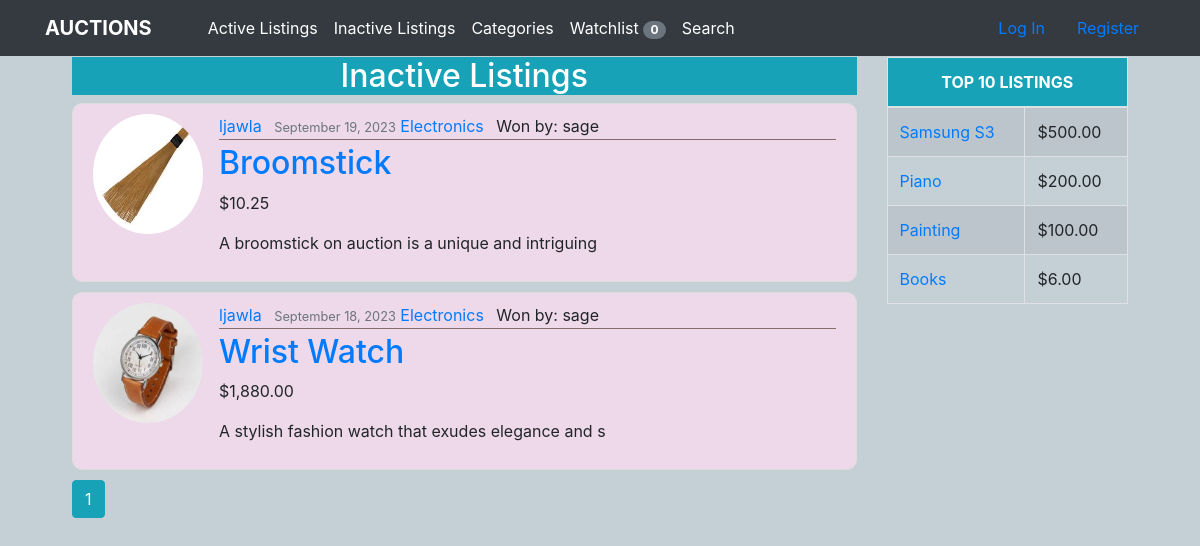
The page /inactive_listings on the database its author committed.
### auctions/models.py (models this page shows, shortened)
class Listing(models.Model):
    listed_by = models.ForeignKey(User, on_delete=models.CASCADE)
    title = models.CharField(max_length=64)
    price = models.FloatField()
    category = models.ForeignKey(Category, null=True, blank=True, on_delete=models.CASCADE)
    description = models.TextField()
    image = models.ImageField(default='auction_pics/default.png', upload_to='auction_pics')
    date_created = models.DateField(default=timezone.now)
    current_bidder = models.ForeignKey(User, null=True, blank=True, on_delete=models.CASCADE, related_name="current_bidder")
    active = models.BooleanField(default=True)
    likes = models.ManyToManyField(User, related_name="listings", blank=True)

class User(AbstractUser):
    image = models.ImageField(default='profile_pics/default.jpg', upload_to='profile_pics')
    def __str__(self):
        return (self.username)

class Category(models.Model):
    class Meta:
        verbose_name_plural = 'Categories'
    added_by = models.ForeignKey(User, null=True, blank=True, on_delete=models.CASCADE)
    name = models.CharField(max_length=64)
    def __str__(self):
        return self.name

### auctions/views.py (the view)
# urls.py: path("inactive_listings", views.inactive_listings, name="inactive_listings"),
def inactive_listings(request):
    listings = Listing.objects.all().filter(
        active=False
    ).order_by('-date_created')
    if request.user.is_authenticated:
        watch_list_total = WatchList.objects.filter(
            watched_by=request.user
        ).count()
    else:
        watch_list_total = 0
    top_listings = Listing.objects.all().filter(
        active=True
    ).order_by('-price')[:10]
    listings = Paginator(listings, 10)
    page = request.GET.get('page')
    try:
        listings = listings.page(page)
    except:
        listings = listings.page(1)
    if request.method == 'POST':
        ...
    return render(request, "auctions/inactive_listings.html", {
        'listings': listings, 'top_listings': top_listings,
        'watch_list_total':watch_list_total
    })

### auctions/templates/auctions/inactive_listings.html (shortened to what this page needs)
{% extends "auctions/layout.html" %}
{% load static %}
{% load crispy_forms_tags %}
{% load humanize %}
{% block body %}
<div class="row">
    <div class="col-md-12">
        <h2 class="text-center bg-info text-white">Inactive Listings</h2>
    </div>
</div>
<div class="row">
  <div class="col-md-12">
    {% for listing in listings %}
            <article class="media content-section">
                <img class="rounded-circle listing-img" src="{{ listing.image.url }}" alt="image">
                  <div class="media-body">
                    <div class="article-metadata">
                      <a class="mr-2" href="#">{{ listing.listed_by }}</a>
                      <small class="text-muted">{{ listing.date_created|date:"F d, Y" }}</small>
                      <a class="mr-2" href="{% url 'listing_by_category' listing.category.name %}">{{ listing.category }}</a>
                      <a class="mr-2">Won by: {{ listing.current_bidder }}</a>
                    </div>
                    <h2><a class="article-title" href="{% url 'listing_detail_view' listing.pk %}">{{ listing.title }}</a></h2>
                    <p class="article-content">${{ listing.price|floatformat:2|intcomma }}</p>
                    <p class="article-content">{{ listing.description|safe|slice:50 }}</p>
                  </div>
              </article>
    {% endfor %}
  </div>
  <div class="col-md-12">
    {% for num in listings.paginator.page_range %}
    {% if listings.number == num %}
      <a class="btn btn-info mb-4" href="{% url 'inactive_listings' %}?page={{ num }}">{{ num }}</a>
    {% elif num > listings.number|add:'-3' and num < listings.number|add:'3' %}
      <a class="btn btn-outline-info mb-4" href="{% url 'inactive_listings' %}?page={{ num }}">{{ num }}</a>
    {% endif %}
    {% endfor %}
  </div>
  </div>
{% endblock %}

### auctions/templates/auctions/layout.html (shortened to what this page needs)
{% load static %}
{% load humanize %}
<!DOCTYPE html>
<html lang="en">
    <head>
        <link rel="stylesheet" href="https://stackpath.bootstrapcdn.com/bootstrap/4.4.1/css/bootstrap.min.css">
        <link href="{% static 'auctions/css/styles.css' %}" rel="stylesheet">
    </head>
    <body id="container">
        <header class="site-header">
            <nav class="navbar navbar-expand-md bg-dark navbar-dark fixed-top">
                <div class="container">
                    <a style="color: white;" class="navbar-brand mr-5"><strong>AUCTIONS</strong></a>
                    <div class="collapse navbar-collapse" id="navbarToggle">
                        <div class="navbar-nav mr-auto">
                            <a id="nav_item" class="nav-item nav-link active" href="{% url 'index' %}">Active Listings</a>
                            <a id="nav_item" class="nav-item nav-link active" href="{% url 'inactive_listings' %}">Inactive Listings</a>
                            <a id="nav_item" class="nav-item nav-link active" href="{% url 'categories' %}">Categories</a>
                            <a id="nav_item" class="nav-item nav-link active" href="{% url 'watch_list' %}">Watchlist <span class="badge badge-secondary badge-pill">{{watch_list_total}}</span></a>
                            <a id="nav_item" class="nav-item nav-link active" href="{% url 'search' %}">Search</a>
                        </div>
                        {% if user.is_authenticated %}
                            <a class="nav-item nav-link greeting">
                                Welcome, <strong>{{ user.username }}</strong>.
                            </a>
                            <a class="nav-item nav-link farewell" href="{% url 'logout' %}">Log out</a>
                        {% else %}
                            <a class="nav-item nav-link" href="{% url 'login' %}">Log In</a>
                            <a class="nav-item nav-link" href="{% url 'register' %}">Register</a>
                        {% endif %}
                    </div>
                </div>
            </nav>
        </header>
        <div class="container">
            <div class="row">
                <div class="col-md-9">
                    {% block body %}
                    {% endblock body %}
                </div>
                <div class="col-md-3">
                    <table class="table table-striped table-bordered">
                        <thead>
                          <tr>
                            <th class="bg-info text-center" scope="col" colspan="2">TOP 10 LISTINGS</th>
                          </tr>
                        </thead>
                        <tbody>
                            {% for top_listing in top_listings %}
                                <tr>
                                    <td><a href="{% url 'listing_detail_view' top_listing.id %}">{{ top_listing.title }}</a></td>
                                    <td>${{ top_listing.price|floatformat:2|intcomma }}</td>
                                </tr>
                            {% endfor %}
                        </tbody>
                      </table>
                </div>
            </div>
          </div>
    </body>
</html>

### auctions/static/auctions/css/styles.css (style rules this page uses)
body { padding: 57px; background-color: #c5d0d6; }
.site-header .navbar-nav .nav-link { color: #cbd5db; height: 50%; }
th, a.greeting:hover { color: white; }
.listing-img { height: 120px; width: 110px; margin-right: 16px; }
.article-content { white-space: pre-line; }
.article-metadata { padding-bottom: 1px; margin-bottom: 4px; border-bottom: 1px solid #866c6c }
.content-section { background: #eed9eb; padding: 10px 20px; border: 1px solid #dddddd; border-radius: 10px; margin-bottom: 10px; }

### rows shown on the page
Listing: image (picture), listed_by "ljawla", date_created "September 19, 2023", category "Electronics", current_bidder "sage", title "Broomstick", price "10.25", description "A broomstick on auction is a unique and intriguing"
Listing: image (picture), listed_by "ljawla", date_created "September 18, 2023", category "Electronics", current_bidder "sage", title "Wrist Watch", price "1,880.00", description "A stylish fashion watch that exudes elegance and s"
Listing: title "Samsung S3", price "500.00"
Listing: title "Piano", price "200.00"
Listing: title "Painting", price "100.00"
Listing: title "Books", price "6.00"

### other values the page prints
{{ watch_list_total }} "0"
{{ num }} "1"
